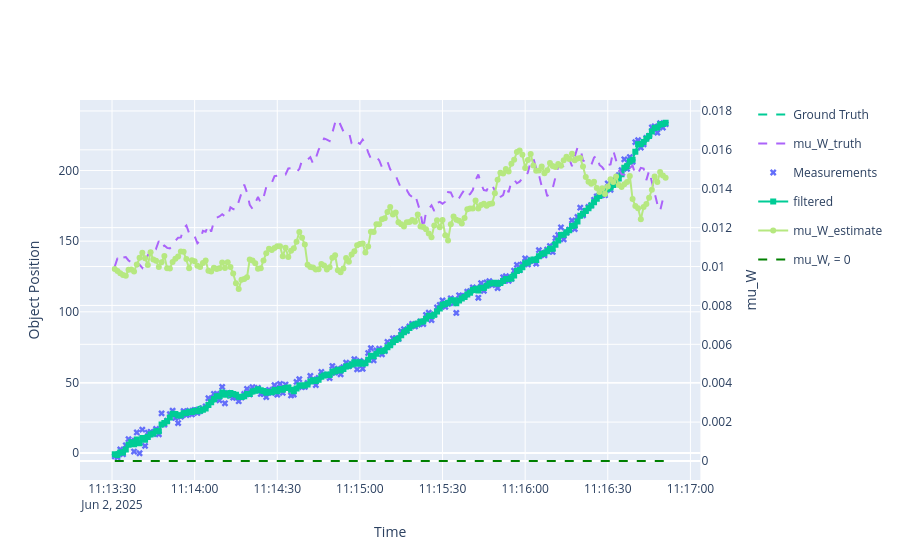

This figure's notebook cell:
### Code cell
#currently manually inputting track colours, believe is issue with plotter colorway selection
position_plotter.plot_tracks(track,[0], label='filtered',line=dict(color='#00CC96'))
position_plotter.plot_tracks(mu_W_estimate,[0],secondary_y=True,label='mu_W_estimate',line=dict(color='#B6E880'))
position_plotter.fig

### Figure 1 — Plotly figure (JSON) as saved in the notebook; plotly's stock layout.template omitted (floating-point values rounded to 4 significant figures; data arrays with more than 128 entries replaced by an {"elided": "..."} marker saying what was removed)
{"data": [{"line": {"color": "green", "dash": "dash"}, "name": "mu_W, = 0", "type": "scatter", "x": {"elided": "201 str values"}, "xaxis": "x", "y": {"elided": "201 int values"}, "yaxis": "y2"}, {"legendgroup": "Ground Truth", "legendrank": 100, "line": {"dash": "dash"}, "mode": "lines", "name": "Ground Truth", "showlegend": true, "text": {"elided": "201 str values"}, "type": "scatter", "x": {"elided": "201 str values"}, "y": {"elided": "201 float values"}}, {"legendgroup": "mu_W_truth", "legendrank": 100, "line": {"dash": "dash"}, "mode": "lines", "name": "mu_W_truth", "showlegend": true, "text": {"elided": "201 str values"}, "type": "scatter", "x": {"elided": "201 str values"}, "xaxis": "x", "y": {"elided": "201 float values"}, "yaxis": "y2"}, {"legendgroup": "Measurements", "legendrank": 200, "marker": {"color": "#636EFA", "symbol": "x"}, "mode": "markers", "name": "Measurements", "showlegend": true, "text": {"elided": "201 str values"}, "type": "scatter", "x": {"elided": "201 str values"}, "y": {"elided": "201 float values"}}, {"legendgroup": "filtered", "legendrank": 300, "line": {"color": "#00CC96"}, "marker": {"symbol": {"elided": "201 str values"}}, "mode": "markers+lines", "name": "filtered", "showlegend": true, "text": {"elided": "201 str values"}, "type": "scatter", "x": {"elided": "201 str values"}, "y": {"elided": "201 float values"}}, {"legendgroup": "mu_W_estimate", "legendrank": 300, "line": {"color": "#B6E880"}, "marker": {"symbol": {"elided": "201 str values"}}, "mode": "markers+lines", "name": "mu_W_estimate", "showlegend": true, "text": {"elided": "201 str values"}, "type": "scatter", "x": {"elided": "201 str values"}, "xaxis": "x", "y": {"elided": "201 float values"}, "yaxis": "y2"}], "layout": {"colorway": ["#EF553B", "#00CC96", "#AB63FA", "#FFA15A", "#19D3F3", "#FF6692", "#B6E880", "#FF97FF", "#FECB52"], "xaxis": {"anchor": "y", "domain": [0, 0.94], "title": {"text": "Time"}}, "yaxis": {"anchor": "x", "domain": [0, 1], "title": {"text": "Object Position"}}, "yaxis2": {"anchor": "x", "overlaying": "y", "side": "right", "title": {"text": "mu_W"}}}}
